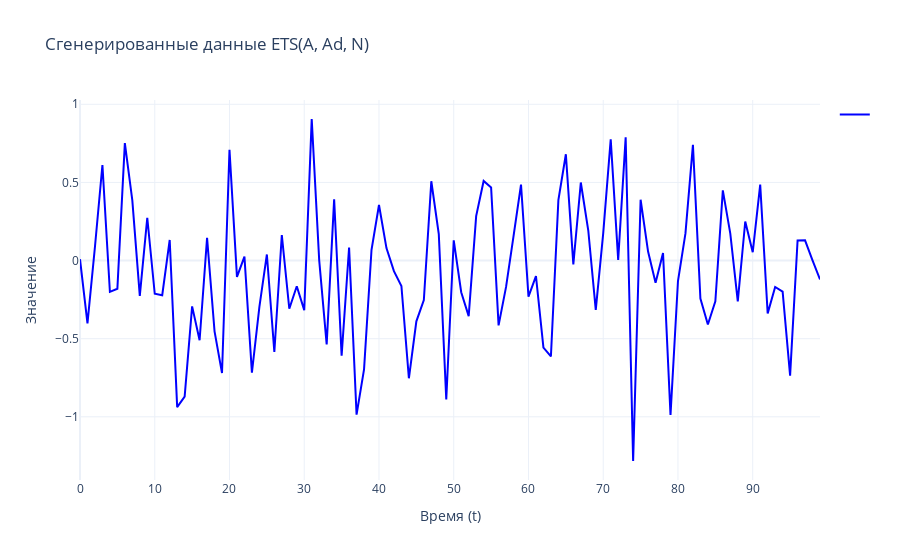

Here is the notebook cell this chart was saved with:
### Code cell
fig = go.Figure()

fig.add_trace(go.Scatter(
    x=simulated_data.index,
    y=correct_residuals,
    mode='lines',
    name='',
    line=dict(color='blue', width=2)
))

# Настройка макета графика
fig.update_layout(
    title="Сгенерированные данные ETS(A, Ad, N)",
    xaxis_title="Время (t)",
    yaxis_title="Значение",
    template="plotly_white",
    showlegend=True
)

# Отображение графика
fig.show()

### Figure 1 — Plotly figure (JSON) as saved in the notebook; plotly's stock layout.template omitted (floating-point values rounded to 4 significant figures)
{"data": [{"line": {"color": "blue", "width": 2}, "mode": "lines", "name": "", "type": "scatter", "x": [0, 1, 2, 3, 4, 5, 6, 7, 8, 9, 10, 11, 12, 13, 14, 15, 16, 17, 18, 19, 20, 21, 22, 23, 24, 25, 26, 27, 28, 29, 30, 31, 32, 33, 34, 35, 36, 37, 38, 39, 40, 41, 42, 43, 44, 45, 46, 47, 48, 49, 50, 51, 52, 53, 54, 55, 56, 57, 58, 59, 60, 61, 62, 63, 64, 65, 66, 67, 68, 69, 70, 71, 72, 73, 74, 75, 76, 77, 78, 79, 80, 81, 82, 83, 84, 85, 86, 87, 88, 89, 90, 91, 92, 93, 94, 95, 96, 97, 98, 99], "y": [0.008409, -0.4024, 0.0877, 0.6115, -0.2003, -0.1806, 0.7513, 0.3856, -0.2265, 0.2739, -0.2127, -0.2221, 0.1317, -0.9379, -0.8706, -0.2933, -0.5097, 0.1454, -0.4528, -0.7202, 0.7092, -0.1044, 0.02518, -0.7178, -0.296, 0.03894, -0.5849, 0.1632, -0.3086, -0.1648, -0.3171, 0.9058, 0.003049, -0.5364, 0.3912, -0.6089, 0.08329, -0.9859, -0.6964, 0.06873, 0.3555, 0.07991, -0.06799, -0.163, -0.7535, -0.3891, -0.2535, 0.5074, 0.1692, -0.8892, 0.1295, -0.2028, -0.3558, 0.2844, 0.5093, 0.4675, -0.4151, -0.1689, 0.1564, 0.4865, -0.2311, -0.09946, -0.5571, -0.6139, 0.3862, 0.6802, -0.02444, 0.4994, 0.1922, -0.3159, 0.176, 0.7753, 0.004527, 0.7893, -1.283, 0.3895, 0.05763, -0.1425, 0.04761, -0.9884, -0.131, 0.1734, 0.7402, -0.243, -0.4092, -0.2611, 0.4491, 0.1723, -0.2616, 0.25, 0.05367, 0.4859, -0.3381, -0.1691, -0.1987, -0.7361, 0.1288, 0.1291, 0.001545, -0.1209]}], "layout": {"showlegend": true, "title": {"text": "Сгенерированные данные ETS(A, Ad, N)"}, "xaxis": {"title": {"text": "Время (t)"}}, "yaxis": {"title": {"text": "Значение"}}}}
